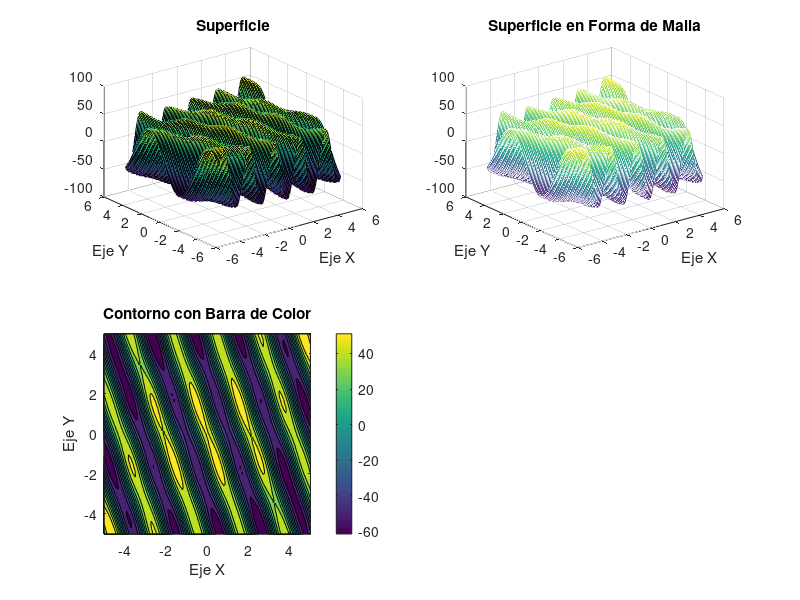

MATLAB code for this plot:
% Definir el rango de valores para x y y
x = -5:0.1:5;
y = -5:0.1:5;

% Crear una malla de valores para x y y
[X, Y] = meshgrid(x, y);

% Calcular la función z en función de x y y
Z = Y .* sin(pi * X / 10) + 5 * cos((X.^2 + Y.^2) / 8) + cos(X + Y) * cos(3 * X - Y);

figure;

subplot(2, 2, 1);
surf(X, Y, Z);
title('Superficie');
xlabel('Eje X');
ylabel('Eje Y');

subplot(2, 2, 2);
mesh(X, Y, Z);
title('Superficie en Forma de Malla');
xlabel('Eje X');
ylabel('Eje Y');

subplot(2, 2, 3);
contourf(X, Y, Z);
colorbar;
title('Contorno con Barra de Color');
xlabel('Eje X');
ylabel('Eje Y');

% Ajustar tamaño a la pantalla
set(gcf, 'Position', get(0, 'Screensize'));

